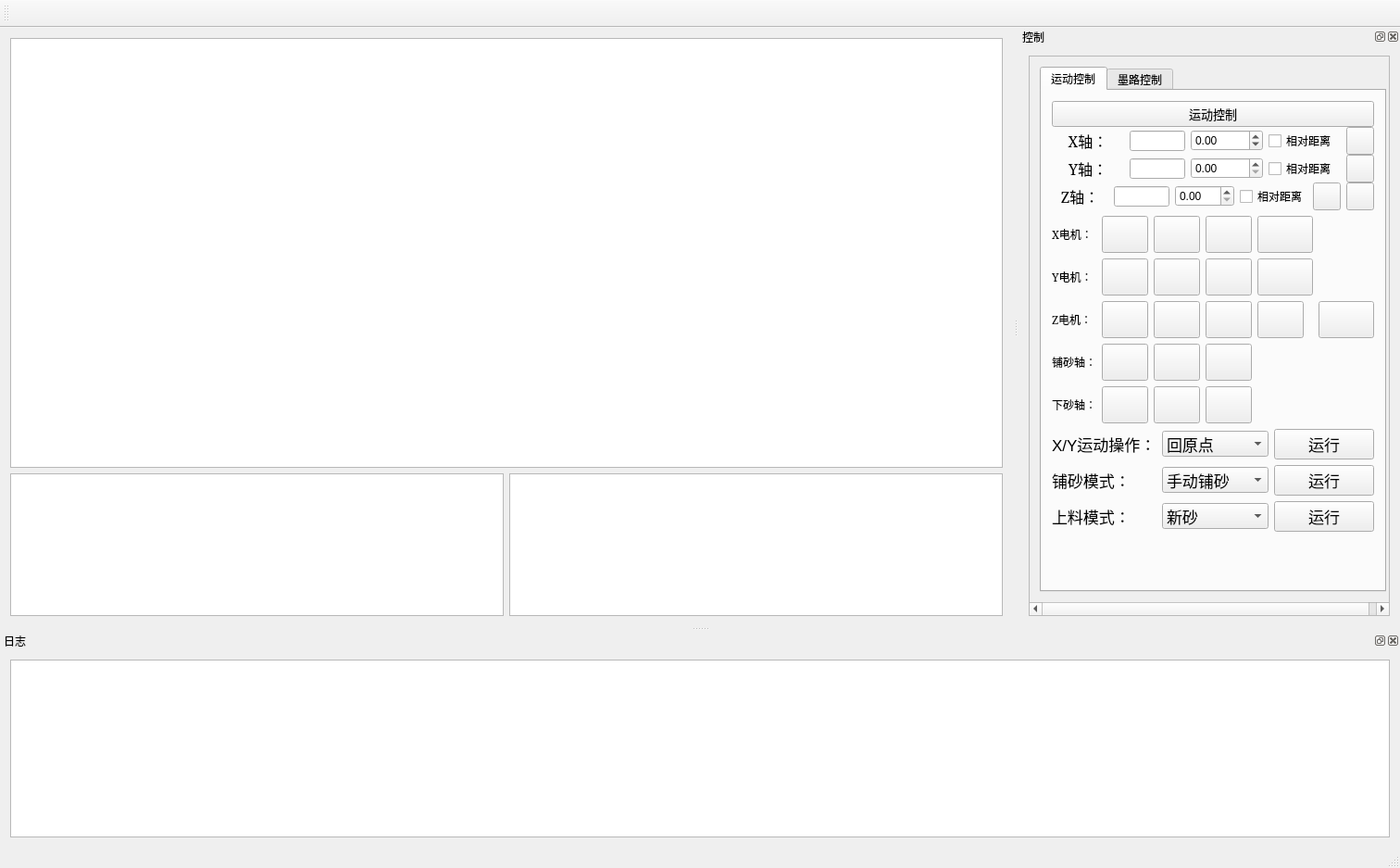
<?xml version="1.0" encoding="UTF-8"?>
<ui version="4.0">
 <class>HiPrintClass</class>
 <widget class="QMainWindow" name="HiPrintClass">
  <property name="geometry">
   <rect>
    <x>0</x>
    <y>0</y>
    <width>1512</width>
    <height>937</height>
   </rect>
  </property>
  <property name="minimumSize">
   <size>
    <width>380</width>
    <height>0</height>
   </size>
  </property>
  <property name="windowTitle">
   <string>砂型打印管理软件V1.0</string>
  </property>
  <property name="windowIcon">
   <iconset resource="../../HiPrint.qrc">
    <normaloff>:/res/3DP.ico</normaloff>:/res/3DP.ico</iconset>
  </property>
  <widget class="QWidget" name="centralWidget">
   <layout class="QVBoxLayout" name="verticalLayout_3">
    <item>
     <layout class="QVBoxLayout" name="verticalLayout_2" stretch="3,1">
      <item>
       <widget class="QGraphicsView" name="graphicsView"/>
      </item>
      <item>
       <layout class="QHBoxLayout" name="horizontalLayout">
        <item>
         <widget class="QTextEdit" name="textImageInfo"/>
        </item>
        <item>
         <widget class="QTextEdit" name="textPrintInfo"/>
        </item>
       </layout>
      </item>
     </layout>
    </item>
   </layout>
  </widget>
  <widget class="QMenuBar" name="menuBar">
   <property name="geometry">
    <rect>
     <x>0</x>
     <y>0</y>
     <width>1512</width>
     <height>23</height>
    </rect>
   </property>
  </widget>
  <widget class="QToolBar" name="mainToolBar">
   <property name="minimumSize">
    <size>
     <width>0</width>
     <height>30</height>
    </size>
   </property>
   <property name="maximumSize">
    <size>
     <width>16777215</width>
     <height>50</height>
    </size>
   </property>
   <attribute name="toolBarArea">
    <enum>TopToolBarArea</enum>
   </attribute>
   <attribute name="toolBarBreak">
    <bool>false</bool>
   </attribute>
  </widget>
  <widget class="QStatusBar" name="statusBar"/>
  <widget class="QDockWidget" name="controlPanelDockWidget">
   <property name="windowTitle">
    <string>控制</string>
   </property>
   <attribute name="dockWidgetArea">
    <number>2</number>
   </attribute>
   <widget class="QWidget" name="dockWidgetContents_5">
    <layout class="QVBoxLayout" name="verticalLayout_20">
     <item>
      <widget class="QScrollArea" name="scrollArea">
       <property name="minimumSize">
        <size>
         <width>390</width>
         <height>0</height>
        </size>
       </property>
       <property name="maximumSize">
        <size>
         <width>310</width>
         <height>16777215</height>
        </size>
       </property>
       <property name="widgetResizable">
        <bool>true</bool>
       </property>
       <widget class="QWidget" name="scrollAreaWidgetContents">
        <property name="geometry">
         <rect>
          <x>0</x>
          <y>0</y>
          <width>394</width>
          <height>567</height>
         </rect>
        </property>
        <layout class="QVBoxLayout" name="verticalLayout_8">
         <item>
          <widget class="QTabWidget" name="tabWidget">
           <property name="tabPosition">
            <enum>QTabWidget::North</enum>
           </property>
           <property name="currentIndex">
            <number>0</number>
           </property>
           <widget class="QWidget" name="tab">
            <attribute name="title">
             <string>运动控制</string>
            </attribute>
            <layout class="QVBoxLayout" name="verticalLayout_5">
             <item>
              <layout class="QVBoxLayout" name="verticalLayout_9">
               <item>
                <layout class="QVBoxLayout" name="verticalLayout_7">
                 <property name="spacing">
                  <number>0</number>
                 </property>
                 <property name="sizeConstraint">
                  <enum>QLayout::SetDefaultConstraint</enum>
                 </property>
                 <item>
                  <widget class="QPushButton" name="pushButton">
                   <property name="font">
                    <font>
                     <pointsize>10</pointsize>
                     <weight>50</weight>
                     <italic>false</italic>
                     <bold>false</bold>
                    </font>
                   </property>
                   <property name="layoutDirection">
                    <enum>Qt::LeftToRight</enum>
                   </property>
                   <property name="styleSheet">
                    <string notr="true">background-image: url(:/res/UpTip.png); 
background-repeat: no-repeat;         
background-position: left center;    </string>
                   </property>
                   <property name="text">
                    <string>运动控制</string>
                   </property>
                  </widget>
                 </item>
                 <item>
                  <layout class="QHBoxLayout" name="horizontalLayout_6">
                   <item>
                    <widget class="QLabel" name="label">
                     <property name="font">
                      <font>
                       <family>Constantia</family>
                       <pointsize>12</pointsize>
                       <weight>50</weight>
                       <italic>false</italic>
                       <bold>false</bold>
                       <underline>false</underline>
                      </font>
                     </property>
                     <property name="text">
                      <string>X轴：</string>
                     </property>
                     <property name="alignment">
                      <set>Qt::AlignCenter</set>
                     </property>
                    </widget>
                   </item>
                   <item>
                    <widget class="QLineEdit" name="ldtXAxisCurrentPos">
                     <property name="maximumSize">
                      <size>
                       <width>60</width>
                       <height>16777215</height>
                      </size>
                     </property>
                    </widget>
                   </item>
                   <item>
                    <widget class="QDoubleSpinBox" name="spbSetXAxisPos">
                     <property name="minimum">
                      <double>-15.000000000000000</double>
                     </property>
                     <property name="maximum">
                      <double>1650.000000000000000</double>
                     </property>
                    </widget>
                   </item>
                   <item>
                    <widget class="QCheckBox" name="chbXAxisIsRelativeDistance">
                     <property name="text">
                      <string>相对距离</string>
                     </property>
                    </widget>
                   </item>
                   <item>
                    <widget class="QPushButton" name="btnXAxisMove">
                     <property name="minimumSize">
                      <size>
                       <width>30</width>
                       <height>30</height>
                      </size>
                     </property>
                     <property name="maximumSize">
                      <size>
                       <width>30</width>
                       <height>30</height>
                      </size>
                     </property>
                     <property name="styleSheet">
                      <string notr="true">image: url(:/res/Do.png);</string>
                     </property>
                     <property name="text">
                      <string/>
                     </property>
                    </widget>
                   </item>
                  </layout>
                 </item>
                 <item>
                  <layout class="QHBoxLayout" name="horizontalLayout_7">
                   <item>
                    <widget class="QLabel" name="label_2">
                     <property name="font">
                      <font>
                       <family>Constantia</family>
                       <pointsize>12</pointsize>
                      </font>
                     </property>
                     <property name="text">
                      <string>Y轴：</string>
                     </property>
                     <property name="alignment">
                      <set>Qt::AlignCenter</set>
                     </property>
                    </widget>
                   </item>
                   <item>
                    <widget class="QLineEdit" name="ldtYAxisCurrentPos">
                     <property name="maximumSize">
                      <size>
                       <width>60</width>
                       <height>16777215</height>
                      </size>
                     </property>
                    </widget>
                   </item>
                   <item>
                    <widget class="QDoubleSpinBox" name="spbSetYAxisPosition"/>
                   </item>
                   <item>
                    <widget class="QCheckBox" name="chbYAxisIsRelativeDistance">
                     <property name="text">
                      <string>相对距离</string>
                     </property>
                    </widget>
                   </item>
                   <item>
                    <widget class="QPushButton" name="btnYAxisMove">
                     <property name="minimumSize">
                      <size>
                       <width>30</width>
                       <height>30</height>
                      </size>
                     </property>
                     <property name="maximumSize">
                      <size>
                       <width>30</width>
                       <height>30</height>
                      </size>
                     </property>
                     <property name="styleSheet">
                      <string notr="true">image: url(:/res/Do.png);</string>
                     </property>
                     <property name="text">
                      <string/>
                     </property>
                    </widget>
                   </item>
                  </layout>
                 </item>
                 <item>
                  <layout class="QHBoxLayout" name="horizontalLayout_8">
                   <item>
                    <widget class="QLabel" name="label_3">
                     <property name="font">
                      <font>
                       <family>Constantia</family>
                       <pointsize>12</pointsize>
                      </font>
                     </property>
                     <property name="text">
                      <string>Z轴：</string>
                     </property>
                     <property name="alignment">
                      <set>Qt::AlignCenter</set>
                     </property>
                    </widget>
                   </item>
                   <item>
                    <widget class="QLineEdit" name="ldtZAxisCurrentPos">
                     <property name="maximumSize">
                      <size>
                       <width>60</width>
                       <height>16777215</height>
                      </size>
                     </property>
                    </widget>
                   </item>
                   <item>
                    <widget class="QDoubleSpinBox" name="spbSetZAxisPosition">
                     <property name="maximum">
                      <double>200.000000000000000</double>
                     </property>
                     <property name="singleStep">
                      <double>0.100000000000000</double>
                     </property>
                    </widget>
                   </item>
                   <item>
                    <widget class="QCheckBox" name="chbZAxisIsRelativeDistance">
                     <property name="text">
                      <string>相对距离</string>
                     </property>
                    </widget>
                   </item>
                   <item>
                    <widget class="QPushButton" name="btnZAxisUpMove">
                     <property name="minimumSize">
                      <size>
                       <width>30</width>
                       <height>30</height>
                      </size>
                     </property>
                     <property name="maximumSize">
                      <size>
                       <width>30</width>
                       <height>30</height>
                      </size>
                     </property>
                     <property name="styleSheet">
                      <string notr="true">image: url(:/res/up.png);</string>
                     </property>
                     <property name="text">
                      <string/>
                     </property>
                    </widget>
                   </item>
                   <item>
                    <widget class="QPushButton" name="btnZAxisDownMove">
                     <property name="minimumSize">
                      <size>
                       <width>30</width>
                       <height>30</height>
                      </size>
                     </property>
                     <property name="maximumSize">
                      <size>
                       <width>30</width>
                       <height>30</height>
                      </size>
                     </property>
                     <property name="styleSheet">
                      <string notr="true">image: url(:/res/down.png);</string>
                     </property>
                     <property name="text">
                      <string/>
                     </property>
                    </widget>
                   </item>
                  </layout>
                 </item>
                </layout>
               </item>
              </layout>
             </item>
             <item>
              <layout class="QVBoxLayout" name="verticalLayout">
               <item>
                <layout class="QGridLayout" name="gridLayout">
                 <item row="1" column="2">
                  <widget class="QPushButton" name="btnMoveYAxisBack">
                   <property name="minimumSize">
                    <size>
                     <width>50</width>
                     <height>40</height>
                    </size>
                   </property>
                   <property name="maximumSize">
                    <size>
                     <width>50</width>
                     <height>40</height>
                    </size>
                   </property>
                   <property name="styleSheet">
                    <string notr="true">image: url(:/res/down.png);</string>
                   </property>
                   <property name="text">
                    <string/>
                   </property>
                  </widget>
                 </item>
                 <item row="1" column="1">
                  <widget class="QPushButton" name="btnMoveYAxisForward">
                   <property name="minimumSize">
                    <size>
                     <width>50</width>
                     <height>40</height>
                    </size>
                   </property>
                   <property name="maximumSize">
                    <size>
                     <width>50</width>
                     <height>40</height>
                    </size>
                   </property>
                   <property name="styleSheet">
                    <string notr="true">image: url(:/res/up.png);</string>
                   </property>
                   <property name="text">
                    <string/>
                   </property>
                  </widget>
                 </item>
                 <item row="2" column="3">
                  <widget class="QPushButton" name="btnMoveZAxisAutoUp">
                   <property name="minimumSize">
                    <size>
                     <width>50</width>
                     <height>40</height>
                    </size>
                   </property>
                   <property name="maximumSize">
                    <size>
                     <width>50</width>
                     <height>40</height>
                    </size>
                   </property>
                   <property name="styleSheet">
                    <string notr="true">image: url(:/res/ZAxisSynUp.png);</string>
                   </property>
                   <property name="text">
                    <string/>
                   </property>
                  </widget>
                 </item>
                 <item row="4" column="1">
                  <widget class="QPushButton" name="btnMoveDownSandAxisToUp">
                   <property name="minimumSize">
                    <size>
                     <width>50</width>
                     <height>40</height>
                    </size>
                   </property>
                   <property name="maximumSize">
                    <size>
                     <width>50</width>
                     <height>40</height>
                    </size>
                   </property>
                   <property name="styleSheet">
                    <string notr="true">image: url(:/res/up.png);</string>
                   </property>
                   <property name="text">
                    <string/>
                   </property>
                  </widget>
                 </item>
                 <item row="2" column="4">
                  <widget class="QPushButton" name="btnMoveZAxisAutoDown">
                   <property name="minimumSize">
                    <size>
                     <width>50</width>
                     <height>40</height>
                    </size>
                   </property>
                   <property name="maximumSize">
                    <size>
                     <width>50</width>
                     <height>40</height>
                    </size>
                   </property>
                   <property name="styleSheet">
                    <string notr="true">image: url(:/res/ZAxisSynDown.png);</string>
                   </property>
                   <property name="text">
                    <string/>
                   </property>
                  </widget>
                 </item>
                 <item row="3" column="1">
                  <widget class="QPushButton" name="btnMoveSandAxisToLeft">
                   <property name="minimumSize">
                    <size>
                     <width>50</width>
                     <height>40</height>
                    </size>
                   </property>
                   <property name="maximumSize">
                    <size>
                     <width>50</width>
                     <height>40</height>
                    </size>
                   </property>
                   <property name="styleSheet">
                    <string notr="true">image: url(:/res/Left.png);</string>
                   </property>
                   <property name="text">
                    <string/>
                   </property>
                  </widget>
                 </item>
                 <item row="4" column="3">
                  <widget class="QPushButton" name="btnDownSandAxisHome">
                   <property name="minimumSize">
                    <size>
                     <width>50</width>
                     <height>40</height>
                    </size>
                   </property>
                   <property name="maximumSize">
                    <size>
                     <width>50</width>
                     <height>40</height>
                    </size>
                   </property>
                   <property name="styleSheet">
                    <string notr="true">image: url(:/res/Home.png);</string>
                   </property>
                   <property name="text">
                    <string/>
                   </property>
                  </widget>
                 </item>
                 <item row="2" column="2">
                  <widget class="QPushButton" name="btnMoveZAxisDown">
                   <property name="minimumSize">
                    <size>
                     <width>50</width>
                     <height>40</height>
                    </size>
                   </property>
                   <property name="maximumSize">
                    <size>
                     <width>50</width>
                     <height>40</height>
                    </size>
                   </property>
                   <property name="styleSheet">
                    <string notr="true">image: url(:/res/down.png);</string>
                   </property>
                   <property name="text">
                    <string/>
                   </property>
                  </widget>
                 </item>
                 <item row="3" column="3">
                  <widget class="QPushButton" name="btnSandAxisHome">
                   <property name="minimumSize">
                    <size>
                     <width>50</width>
                     <height>40</height>
                    </size>
                   </property>
                   <property name="maximumSize">
                    <size>
                     <width>50</width>
                     <height>40</height>
                    </size>
                   </property>
                   <property name="styleSheet">
                    <string notr="true">image: url(:/res/Home.png);</string>
                   </property>
                   <property name="text">
                    <string/>
                   </property>
                  </widget>
                 </item>
                 <item row="4" column="0">
                  <widget class="QLabel" name="label_8">
                   <property name="font">
                    <font>
                     <family>Constantia</family>
                     <weight>50</weight>
                     <bold>false</bold>
                    </font>
                   </property>
                   <property name="text">
                    <string>下砂轴：</string>
                   </property>
                  </widget>
                 </item>
                 <item row="2" column="0">
                  <widget class="QLabel" name="label_6">
                   <property name="font">
                    <font>
                     <family>Constantia</family>
                     <weight>50</weight>
                     <bold>false</bold>
                    </font>
                   </property>
                   <property name="text">
                    <string>Z电机：</string>
                   </property>
                  </widget>
                 </item>
                 <item row="1" column="0">
                  <widget class="QLabel" name="label_5">
                   <property name="font">
                    <font>
                     <family>Constantia</family>
                     <weight>50</weight>
                     <bold>false</bold>
                    </font>
                   </property>
                   <property name="text">
                    <string>Y电机：</string>
                   </property>
                  </widget>
                 </item>
                 <item row="0" column="0">
                  <widget class="QLabel" name="label_4">
                   <property name="font">
                    <font>
                     <family>Constantia</family>
                    </font>
                   </property>
                   <property name="text">
                    <string>X电机：</string>
                   </property>
                  </widget>
                 </item>
                 <item row="2" column="1">
                  <widget class="QPushButton" name="btnMoveZAxisToUp">
                   <property name="minimumSize">
                    <size>
                     <width>50</width>
                     <height>40</height>
                    </size>
                   </property>
                   <property name="maximumSize">
                    <size>
                     <width>50</width>
                     <height>40</height>
                    </size>
                   </property>
                   <property name="styleSheet">
                    <string notr="true">image: url(:/res/up.png);</string>
                   </property>
                   <property name="text">
                    <string/>
                   </property>
                  </widget>
                 </item>
                 <item row="0" column="1">
                  <widget class="QPushButton" name="btnMoveXAxisToLeft">
                   <property name="minimumSize">
                    <size>
                     <width>50</width>
                     <height>40</height>
                    </size>
                   </property>
                   <property name="maximumSize">
                    <size>
                     <width>50</width>
                     <height>40</height>
                    </size>
                   </property>
                   <property name="styleSheet">
                    <string notr="true">image: url(:/res/Left.png);</string>
                   </property>
                   <property name="text">
                    <string/>
                   </property>
                  </widget>
                 </item>
                 <item row="0" column="4">
                  <widget class="QPushButton" name="btnXAxisStop">
                   <property name="minimumSize">
                    <size>
                     <width>60</width>
                     <height>40</height>
                    </size>
                   </property>
                   <property name="styleSheet">
                    <string notr="true">image: url(:/res/Close.png);</string>
                   </property>
                   <property name="text">
                    <string/>
                   </property>
                  </widget>
                 </item>
                 <item row="0" column="3">
                  <widget class="QPushButton" name="btnXAxisHome">
                   <property name="minimumSize">
                    <size>
                     <width>50</width>
                     <height>40</height>
                    </size>
                   </property>
                   <property name="maximumSize">
                    <size>
                     <width>50</width>
                     <height>40</height>
                    </size>
                   </property>
                   <property name="styleSheet">
                    <string notr="true">image: url(:/res/Home.png);</string>
                   </property>
                   <property name="text">
                    <string/>
                   </property>
                  </widget>
                 </item>
                 <item row="4" column="2">
                  <widget class="QPushButton" name="btnMoveDownSandAxisToDown">
                   <property name="minimumSize">
                    <size>
                     <width>50</width>
                     <height>40</height>
                    </size>
                   </property>
                   <property name="maximumSize">
                    <size>
                     <width>50</width>
                     <height>40</height>
                    </size>
                   </property>
                   <property name="styleSheet">
                    <string notr="true">image: url(:/res/down.png);</string>
                   </property>
                   <property name="text">
                    <string/>
                   </property>
                  </widget>
                 </item>
                 <item row="2" column="5">
                  <widget class="QPushButton" name="btnStopZAxis">
                   <property name="minimumSize">
                    <size>
                     <width>60</width>
                     <height>40</height>
                    </size>
                   </property>
                   <property name="styleSheet">
                    <string notr="true">image: url(:/res/Close.png);</string>
                   </property>
                   <property name="text">
                    <string/>
                   </property>
                  </widget>
                 </item>
                 <item row="1" column="3">
                  <widget class="QPushButton" name="btnYAxisHome">
                   <property name="minimumSize">
                    <size>
                     <width>50</width>
                     <height>40</height>
                    </size>
                   </property>
                   <property name="maximumSize">
                    <size>
                     <width>50</width>
                     <height>40</height>
                    </size>
                   </property>
                   <property name="styleSheet">
                    <string notr="true">image: url(:/res/Home.png);</string>
                   </property>
                   <property name="text">
                    <string/>
                   </property>
                  </widget>
                 </item>
                 <item row="3" column="2">
                  <widget class="QPushButton" name="btnMoveSandAxisToRight">
                   <property name="minimumSize">
                    <size>
                     <width>50</width>
                     <height>40</height>
                    </size>
                   </property>
                   <property name="maximumSize">
                    <size>
                     <width>50</width>
                     <height>40</height>
                    </size>
                   </property>
                   <property name="styleSheet">
                    <string notr="true">image: url(:/res/Right.png);</string>
                   </property>
                   <property name="text">
                    <string/>
                   </property>
                  </widget>
                 </item>
                 <item row="3" column="0">
                  <widget class="QLabel" name="label_7">
                   <property name="font">
                    <font>
                     <family>Constantia</family>
                     <weight>50</weight>
                     <bold>false</bold>
                    </font>
                   </property>
                   <property name="text">
                    <string>铺砂轴：</string>
                   </property>
                  </widget>
                 </item>
                 <item row="0" column="2">
                  <widget class="QPushButton" name="btnMoveXAxisToRight">
                   <property name="minimumSize">
                    <size>
                     <width>50</width>
                     <height>40</height>
                    </size>
                   </property>
                   <property name="maximumSize">
                    <size>
                     <width>50</width>
                     <height>40</height>
                    </size>
                   </property>
                   <property name="styleSheet">
                    <string notr="true">image: url(:/res/Right.png);</string>
                   </property>
                   <property name="text">
                    <string/>
                   </property>
                  </widget>
                 </item>
                 <item row="1" column="4">
                  <widget class="QPushButton" name="btnYAxisStop">
                   <property name="minimumSize">
                    <size>
                     <width>60</width>
                     <height>40</height>
                    </size>
                   </property>
                   <property name="styleSheet">
                    <string notr="true">image: url(:/res/Close.png);</string>
                   </property>
                   <property name="text">
                    <string/>
                   </property>
                  </widget>
                 </item>
                </layout>
               </item>
               <item>
                <layout class="QGridLayout" name="gridLayout_2">
                 <item row="0" column="0">
                  <widget class="QLabel" name="label_9">
                   <property name="font">
                    <font>
                     <pointsize>13</pointsize>
                    </font>
                   </property>
                   <property name="text">
                    <string>X/Y运动操作：</string>
                   </property>
                  </widget>
                 </item>
                 <item row="0" column="1">
                  <widget class="QComboBox" name="comboxXYMotionOperation">
                   <property name="font">
                    <font>
                     <pointsize>13</pointsize>
                    </font>
                   </property>
                   <item>
                    <property name="text">
                     <string>回原点</string>
                    </property>
                   </item>
                   <item>
                    <property name="text">
                     <string>待机位</string>
                    </property>
                   </item>
                   <item>
                    <property name="text">
                     <string>打印开始位</string>
                    </property>
                   </item>
                   <item>
                    <property name="text">
                     <string>打印结束位</string>
                    </property>
                   </item>
                   <item>
                    <property name="text">
                     <string>清洗位</string>
                    </property>
                   </item>
                   <item>
                    <property name="text">
                     <string>闪喷位置</string>
                    </property>
                   </item>
                   <item>
                    <property name="text">
                     <string>保湿位</string>
                    </property>
                   </item>
                  </widget>
                 </item>
                 <item row="0" column="2">
                  <widget class="QPushButton" name="btnMotionOperation">
                   <property name="font">
                    <font>
                     <pointsize>13</pointsize>
                    </font>
                   </property>
                   <property name="text">
                    <string>运行</string>
                   </property>
                  </widget>
                 </item>
                 <item row="1" column="0">
                  <widget class="QLabel" name="label_10">
                   <property name="font">
                    <font>
                     <pointsize>13</pointsize>
                    </font>
                   </property>
                   <property name="text">
                    <string>铺砂模式：</string>
                   </property>
                  </widget>
                 </item>
                 <item row="1" column="1">
                  <widget class="QComboBox" name="comboxSpreadingMode">
                   <property name="font">
                    <font>
                     <pointsize>13</pointsize>
                    </font>
                   </property>
                   <item>
                    <property name="text">
                     <string>手动铺砂</string>
                    </property>
                   </item>
                   <item>
                    <property name="text">
                     <string>自动铺砂</string>
                    </property>
                   </item>
                  </widget>
                 </item>
                 <item row="1" column="2">
                  <widget class="QPushButton" name="btnSpreadingOperation">
                   <property name="font">
                    <font>
                     <pointsize>13</pointsize>
                    </font>
                   </property>
                   <property name="text">
                    <string>运行</string>
                   </property>
                  </widget>
                 </item>
                 <item row="2" column="0">
                  <widget class="QLabel" name="label_12">
                   <property name="font">
                    <font>
                     <pointsize>13</pointsize>
                    </font>
                   </property>
                   <property name="text">
                    <string>上料模式：</string>
                   </property>
                  </widget>
                 </item>
                 <item row="2" column="1">
                  <widget class="QComboBox" name="comboxFeedingMode">
                   <property name="font">
                    <font>
                     <pointsize>13</pointsize>
                    </font>
                   </property>
                   <item>
                    <property name="text">
                     <string>新砂</string>
                    </property>
                   </item>
                   <item>
                    <property name="text">
                     <string>旧砂</string>
                    </property>
                   </item>
                  </widget>
                 </item>
                 <item row="2" column="2">
                  <widget class="QPushButton" name="btnFeedingMode">
                   <property name="font">
                    <font>
                     <pointsize>13</pointsize>
                    </font>
                   </property>
                   <property name="text">
                    <string>运行</string>
                   </property>
                  </widget>
                 </item>
                </layout>
               </item>
              </layout>
             </item>
             <item>
              <spacer name="verticalSpacer_2">
               <property name="orientation">
                <enum>Qt::Vertical</enum>
               </property>
               <property name="sizeHint" stdset="0">
                <size>
                 <width>20</width>
                 <height>40</height>
                </size>
               </property>
              </spacer>
             </item>
            </layout>
           </widget>
           <widget class="QWidget" name="widget">
            <attribute name="title">
             <string>墨路控制</string>
            </attribute>
            <layout class="QVBoxLayout" name="verticalLayout_12">
             <item>
              <layout class="QVBoxLayout" name="verticalLayout_11">
               <item>
                <layout class="QVBoxLayout" name="verticalLayout_10">
                 <item>
                  <layout class="QVBoxLayout" name="verticalLayout_15">
                   <item>
                    <widget class="QPushButton" name="pushButton_32">
                     <property name="styleSheet">
                      <string notr="true">background-image: url(:/res/UpTip.png); 
background-repeat: no-repeat;         
background-position: left center;    </string>
                     </property>
                     <property name="text">
                      <string>墨路循环</string>
                     </property>
                    </widget>
                   </item>
                   <item>
                    <layout class="QHBoxLayout" name="horizontalLayout_16">
                     <item>
                      <widget class="QLabel" name="label_13">
                       <property name="text">
                        <string>墨路工作模式：</string>
                       </property>
                      </widget>
                     </item>
                     <item>
                      <widget class="QComboBox" name="comboBox_2">
                       <item>
                        <property name="text">
                         <string>压墨模式</string>
                        </property>
                       </item>
                      </widget>
                     </item>
                     <item>
                      <widget class="QPushButton" name="pushButton_33">
                       <property name="maximumSize">
                        <size>
                         <width>50</width>
                         <height>30</height>
                        </size>
                       </property>
                       <property name="text">
                        <string>启动</string>
                       </property>
                      </widget>
                     </item>
                    </layout>
                   </item>
                   <item>
                    <layout class="QHBoxLayout" name="horizontalLayout_12">
                     <item>
                      <widget class="QLabel" name="label_14">
                       <property name="text">
                        <string>当前工作模式：</string>
                       </property>
                      </widget>
                     </item>
                     <item>
                      <widget class="QLabel" name="label_15">
                       <property name="text">
                        <string>负压模式</string>
                       </property>
                      </widget>
                     </item>
                    </layout>
                   </item>
                   <item>
                    <layout class="QHBoxLayout" name="horizontalLayout_13">
                     <item>
                      <widget class="QLabel" name="label_16">
                       <property name="text">
                        <string>移动到保湿位：</string>
                       </property>
                      </widget>
                     </item>
                     <item>
                      <widget class="QPushButton" name="pushButton_34">
                       <property name="maximumSize">
                        <size>
                         <width>50</width>
                         <height>30</height>
                        </size>
                       </property>
                       <property name="text">
                        <string>启动</string>
                       </property>
                      </widget>
                     </item>
                    </layout>
                   </item>
                  </layout>
                 </item>
                 <item>
                  <widget class="QGroupBox" name="groupBox_3">
                   <property name="title">
                    <string>负压</string>
                   </property>
                   <layout class="QVBoxLayout" name="verticalLayout_6">
                    <item>
                     <layout class="QVBoxLayout" name="verticalLayout_4">
                      <item>
                       <layout class="QHBoxLayout" name="horizontalLayout_14">
                        <item>
                         <widget class="QLabel" name="label_19">
                          <property name="text">
                           <string>供墨盒：</string>
                          </property>
                         </widget>
                        </item>
                        <item>
                         <widget class="QLineEdit" name="lineEdit_7">
                          <property name="maximumSize">
                           <size>
                            <width>30</width>
                            <height>16777215</height>
                           </size>
                          </property>
                          <property name="layoutDirection">
                           <enum>Qt::RightToLeft</enum>
                          </property>
                         </widget>
                        </item>
                       </layout>
                      </item>
                      <item>
                       <layout class="QHBoxLayout" name="horizontalLayout_17">
                        <item>
                         <widget class="QLabel" name="label_20">
                          <property name="text">
                           <string>回墨盒：</string>
                          </property>
                         </widget>
                        </item>
                        <item>
                         <widget class="QLineEdit" name="lineEdit_8">
                          <property name="maximumSize">
                           <size>
                            <width>30</width>
                            <height>16777215</height>
                           </size>
                          </property>
                          <property name="layoutDirection">
                           <enum>Qt::RightToLeft</enum>
                          </property>
                         </widget>
                        </item>
                       </layout>
                      </item>
                     </layout>
                    </item>
                   </layout>
                  </widget>
                 </item>
                 <item>
                  <layout class="QHBoxLayout" name="horizontalLayout_2">
                   <item>
                    <widget class="QPushButton" name="btnInkSupplySignal">
                     <property name="text">
                      <string>供墨信号</string>
                     </property>
                    </widget>
                   </item>
                   <item>
                    <widget class="QPushButton" name="btnPositivePresure">
                     <property name="text">
                      <string>正压</string>
                     </property>
                    </widget>
                   </item>
                   <item>
                    <widget class="QPushButton" name="btnNegationPressure">
                     <property name="text">
                      <string>负压</string>
                     </property>
                    </widget>
                   </item>
                  </layout>
                 </item>
                </layout>
               </item>
               <item>
                <spacer name="verticalSpacer">
                 <property name="orientation">
                  <enum>Qt::Vertical</enum>
                 </property>
                 <property name="sizeHint" stdset="0">
                  <size>
                   <width>20</width>
                   <height>168</height>
                  </size>
                 </property>
                </spacer>
               </item>
              </layout>
             </item>
            </layout>
           </widget>
          </widget>
         </item>
        </layout>
       </widget>
      </widget>
     </item>
    </layout>
   </widget>
  </widget>
  <widget class="QDockWidget" name="logControlPanelDockWidget">
   <property name="minimumSize">
    <size>
     <width>245</width>
     <height>216</height>
    </size>
   </property>
   <property name="windowTitle">
    <string>日志</string>
   </property>
   <attribute name="dockWidgetArea">
    <number>8</number>
   </attribute>
   <widget class="QWidget" name="dockWidgetContents_6">
    <layout class="QVBoxLayout" name="verticalLayout_24">
     <item>
      <widget class="QTextEdit" name="textEdit">
       <property name="frameShape">
        <enum>QFrame::StyledPanel</enum>
       </property>
       <property name="frameShadow">
        <enum>QFrame::Raised</enum>
       </property>
      </widget>
     </item>
    </layout>
   </widget>
  </widget>
 </widget>
 <layoutdefault spacing="6" margin="11"/>
 <resources>
  <include location="../../HiPrint.qrc"/>
 </resources>
 <connections/>
</ui>
